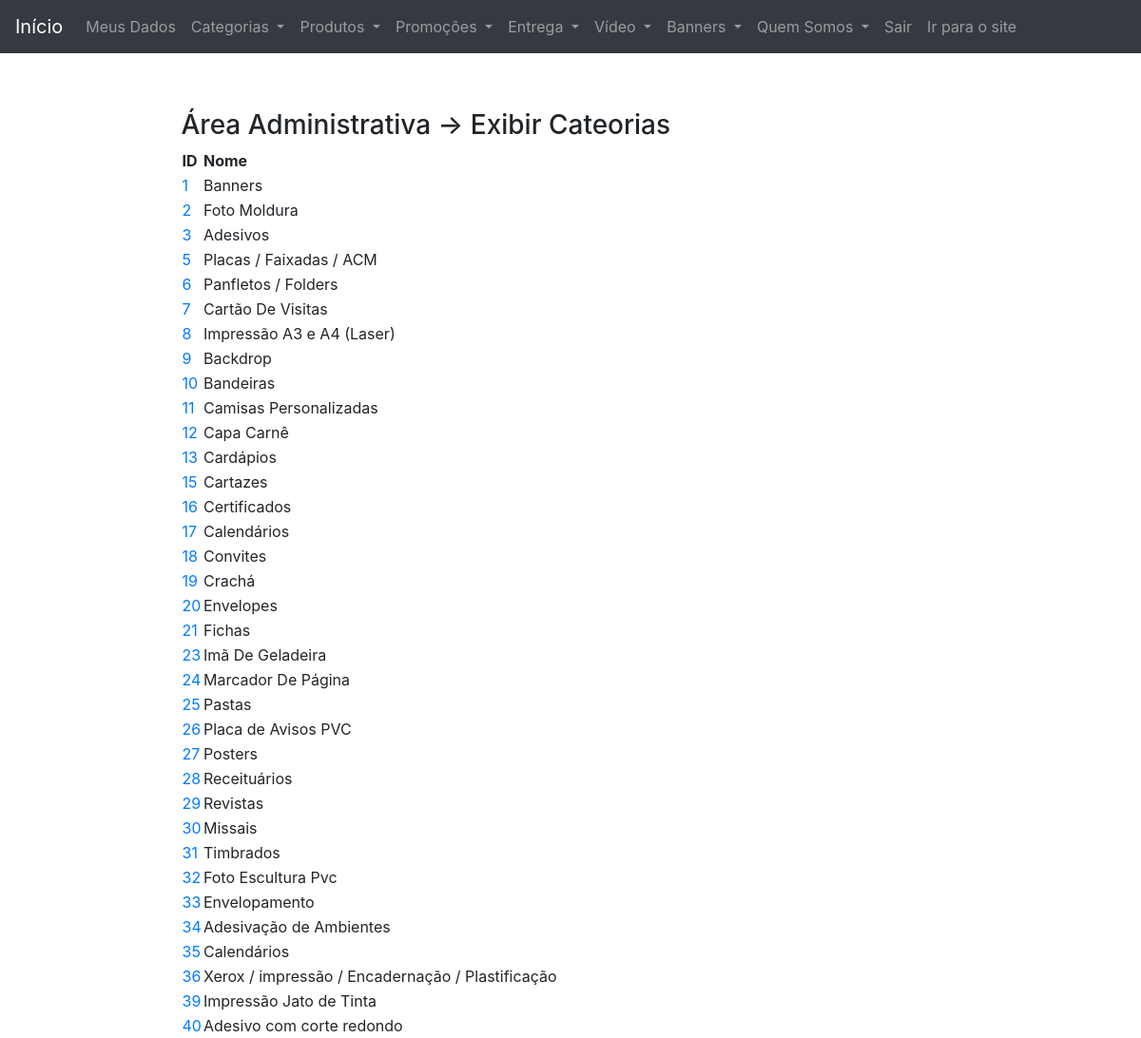
The app's page /contentmanage/views/admin/show_categories.php (signed in) with its own data.
### tables this page shows
CREATE TABLE `category` (
  `id` int(11) NOT NULL,
  `name` varchar(200) NOT NULL
);

### contentmanage/include/connect.php (called while the page is built, shortened)
<?php
class Connect {
	private static $instance;
	public static function getInstance() {
		if (! isset ( self::$instance )) {
			self::$instance = new PDO ( 'mysql:host=localhost;dbname=contentmanage;charset=utf8',
			 'adriano', '453231' );
			self::$instance->setAttribute ( \PDO::ATTR_ERRMODE, \PDO::ERRMODE_EXCEPTION );
			self::$instance->setAttribute ( \PDO::ATTR_ORACLE_NULLS, \PDO::NULL_EMPTY_STRING );
		}
		return self::$instance;
	}
}

### contentmanage/models/Category.php (called while the page is built, shortened)
<?php
include_once CONNECT . 'connect.php';
class Category
{
	private static $connect;
	public static function getAllCategories($offset=0)
	{
		self::$connect = Connect::getInstance ();
		$response = self::$connect->query ( "select * from category" );
		$categories = $response->fetchAll ( PDO::FETCH_ASSOC );
		self::$connect = null;
		return $categories;
	}
}

### contentmanage/views/admin/show_categories.php (the view, shortened to what this page needs)
<!DOCTYPE html>
<html>
<head>
	<?php include_once 'include/links.php' ?>
</head>
<body>
	<?php include_once 'include/menu.php' ?>
	<?php
		include_once MODEL . 'Category.php';
		$categories = Category::getAllCategories();
	?>
	<div class="container-fluid">
		<div class="panel-body"
			style="width: 70%; margin-left: auto;
			margin-right: auto; margin-top: 5%;">
			<h3>Área Administrativa -> Exibir Cateorias</h3>
			<?php if ($categories) {
			?>
			<table id="table" class="display">
				<thead>
					<tr>
						<th>ID</th>
						<th>Nome</th>
					</tr>
				</thead>
				<tbody>
					<?php
					foreach ($categories as $category) {
						echo "
						<tr>
							<td>
								<a href='../../control/CategoryControl.php?key=editcategory&id={$category ['id']}'
								 title='Editar categoria'>
									{$category ['id']}
								</a>
							</td>
							<td>{$category ['name']}</td>
						</tr>
						";
					}
					?>
				</tbody>
			</table>
			<?php
			} ?>
		</div>
	</div>
</body>
</html>

### records on screen
category: id "1", name "Banners"
category: id "2", name "Foto Moldura"
category: id "3", name "Adesivos"
category: id "5", name "Placas / Faixadas / ACM"
category: id "6", name "Panfletos / Folders"
category: id "7", name "Cartão De Visitas"
category: id "8", name "Impressão A3 e A4 (Laser)"
category: id "9", name "Backdrop"
category: id "10", name "Bandeiras"
category: id "11", name "Camisas Personalizadas"
category: id "12", name "Capa Carnê"
category: id "13", name "Cardápios"
category: id "15", name "Cartazes"
category: id "16", name "Certificados"
category: id "17", name "Calendários"
category: id "18", name "Convites"
category: id "19", name "Crachá"
category: id "20", name "Envelopes"
category: id "21", name "Fichas"
category: id "23", name "Imã De Geladeira"
category: id "24", name "Marcador De Página"
category: id "25", name "Pastas"
category: id "26", name "Placa de Avisos PVC"
category: id "27", name "Posters"
category: id "28", name "Receituários"
category: id "29", name "Revistas"
category: id "30", name "Missais"
category: id "31", name "Timbrados"
category: id "32", name "Foto Escultura Pvc"
category: id "33", name "Envelopamento"
category: id "34", name "Adesivação de Ambientes"
category: id "35", name "Calendários"
category: id "36", name "Xerox / impressão / Encadernação / Plastificação"
category: id "39", name "Impressão Jato de Tinta"
category: id "40", name "Adesivo com corte redondo"
